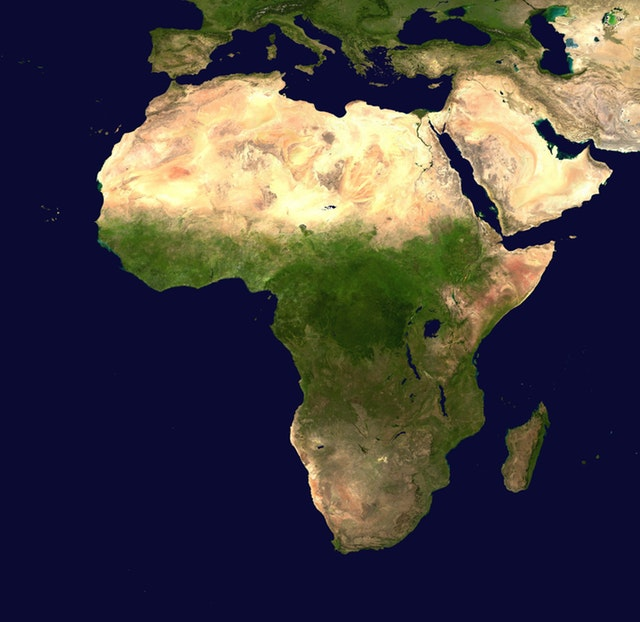
#> input picture kontur_kavrami/8.1 map.jpg.jpg, 640 x 622 px
$ python convex_hull.py
#> lines starting #> are read from the running program, lines starting #| are printed output that depends on the picture; after the words box and inside, x2 and y2 are one past the last pixel; in counts of white or black regions, pixels touching at a corner belong together
import cv2  # OpenCV kütüphanesini içe aktarır
import numpy as np  # NumPy kütüphanesini içe aktarır

# "8.1 map.jpg.jpg" adlı görüntüyü okur
img = cv2.imread("8.1 map.jpg.jpg")
#> img is the input picture: shape (622, 640, 3); mean B, G, R 66.4, 64, 68.6

# Görüntünün boyutunu 1000x720 piksel olarak yeniden boyutlandırır
img = cv2.resize(img, (1000, 720))
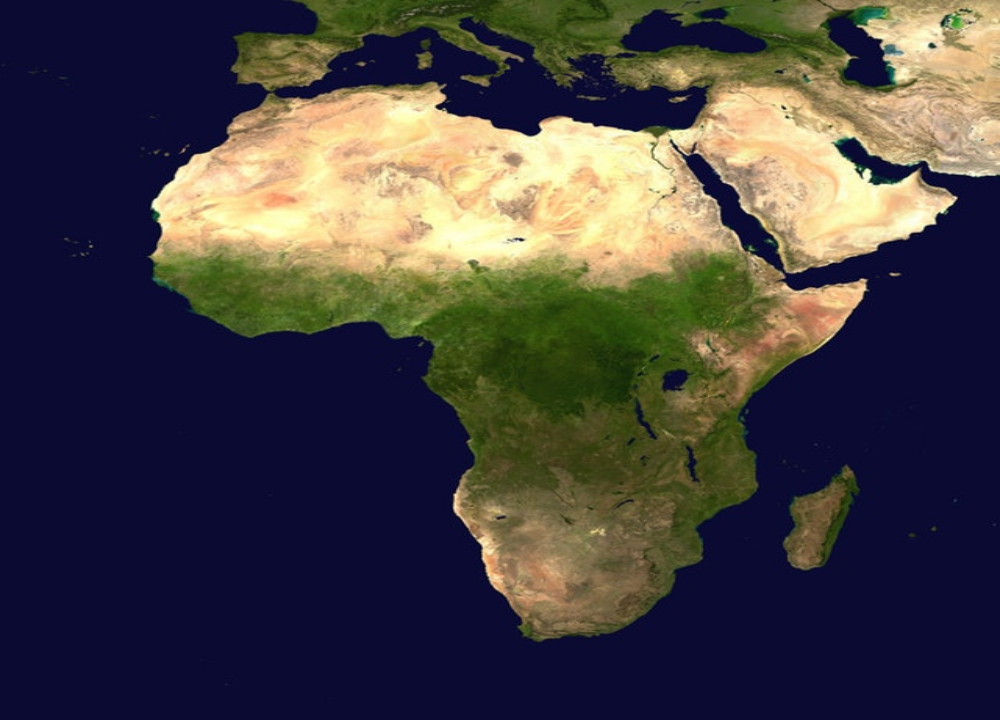
#> img: shape (720, 1000, 3); mean B, G, R 66.4, 63.9, 68.5

# Görüntüyü gri tonlamaya çevirir
# - cv2.COLOR_BGR2GRAY: Renkli görüntüyü siyah-beyaz hale getirir
gray = cv2.cvtColor(img, cv2.COLOR_BGR2GRAY)
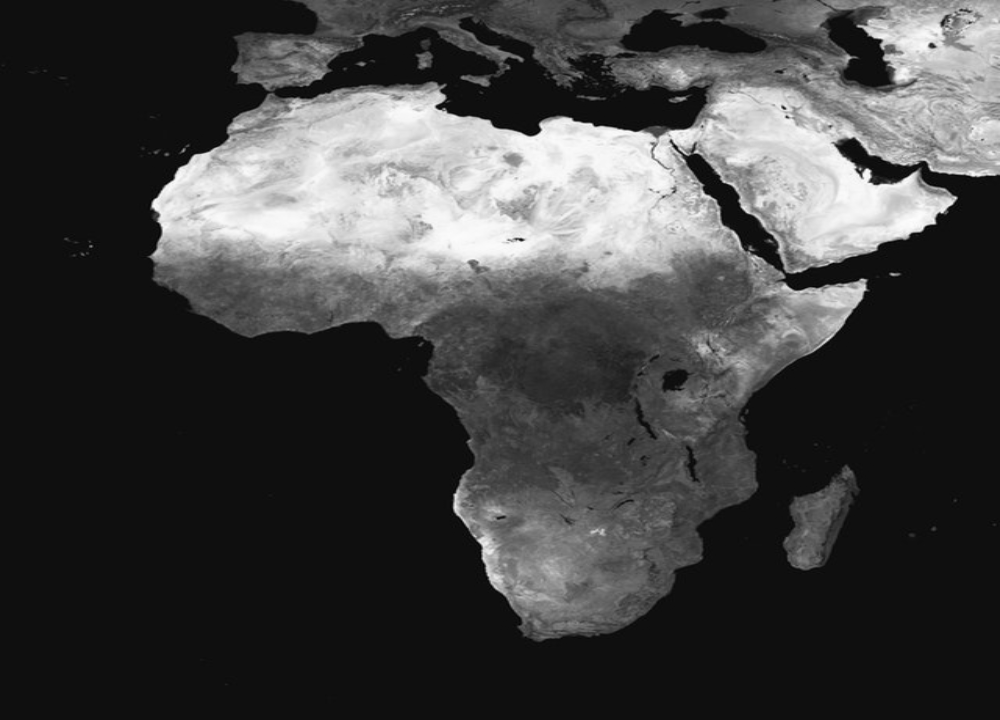
#> gray: shape (720, 1000); min 2, max 253, mean 65.6

# Görüntüye bulanıklık filtresi uygular
# - (3,3): 3x3 boyutunda bir çekirdek (kernel) kullanarak bulanıklaştırma yapar
blur = cv2.blur(gray, (3, 3))

# İkili (binary) eşikleme uygular
# - 75: Eşik değeri
# - 255: Maksimum piksel değeri (beyaz)
# - cv2.THRESH_BINARY: Piksel değeri 75'ten büyükse 255 (beyaz), küçükse 0 (siyah) yapar
ret, thresh = cv2.threshold(blur, 75, 255, cv2.THRESH_BINARY)
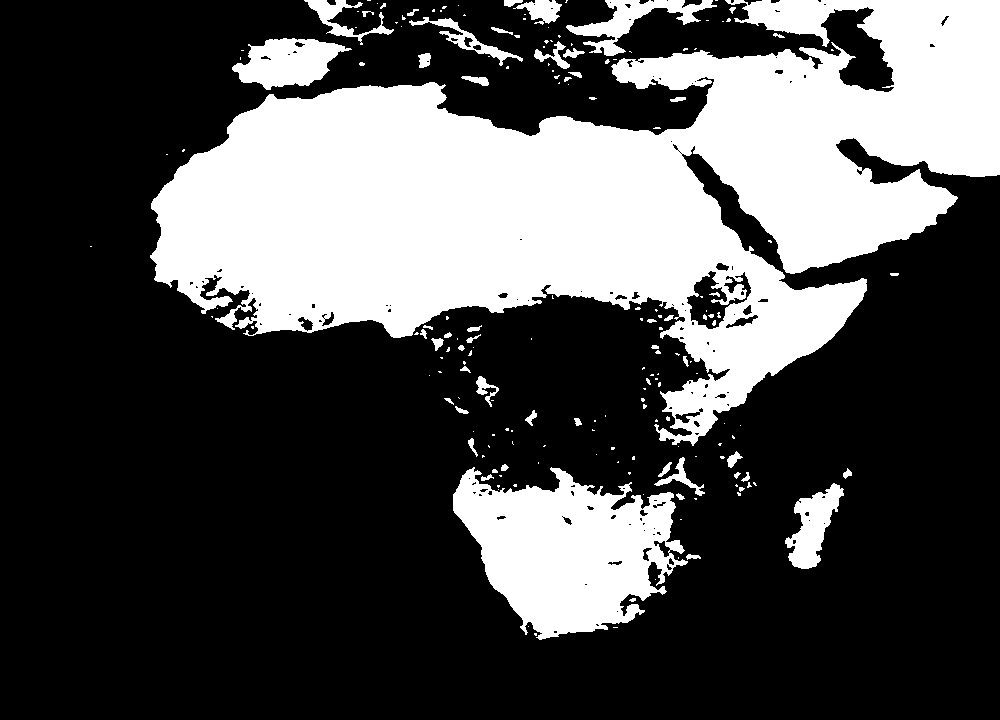
#> thresh: shape (720, 1000); 31% white; 186 white regions (130 under 20 px), largest, box (x1, y1, x2, y2) and area: (150, 0, 1000, 446) 182925, (453, 467, 688, 640) 24578, (232, 38, 352, 90) 3777

# Orijinal görüntüyü ekranda gösterir
cv2.imshow("original", img)

# Gri tonlamalı görüntüyü ekranda gösterir
cv2.imshow("gray", gray)

# Bulanıklaştırılmış görüntüyü ekranda gösterir
cv2.imshow("blur", blur)

# Kullanıcıdan bir tuşa basmasını bekler
cv2.waitKey(0)

# Açılan tüm OpenCV pencerelerini kapatır
cv2.destroyAllWindows()
